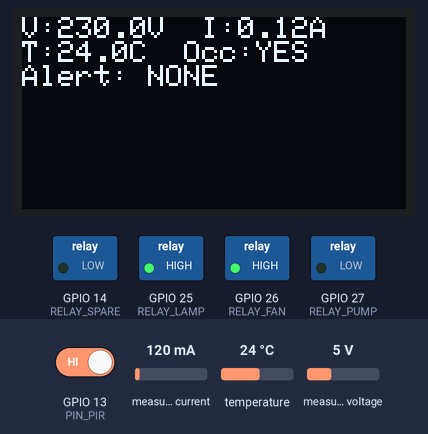
A sketch run on a simulated ESP32. On the bench: 128×64 one-colour display, switched loads named in the sketch (green lamp = pin HIGH). Inputs (shaded band) come from the test bench; at power-on: GPIO 13 (PIN_PIR) HIGH, measured current 120 mA, temperature 24 °C, measured voltage 5 V. WiFi joins after 1.5 s; servers stay silent unless stated; what the sketch prints to the serial monitor is not drawn.

Above: at 3.9 s.
4.0 s: GPIO 13 (PIN_PIR) driven LOW
At 6.5 s:
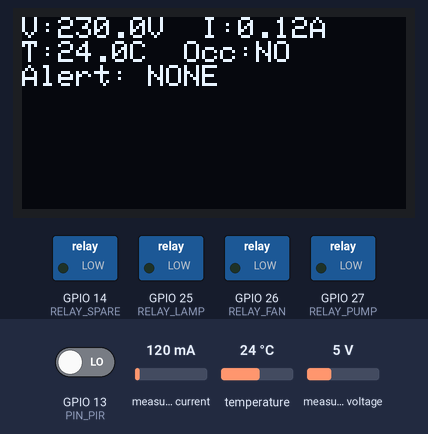
6.8 s: measured current set to 500 mA
At 9.9 s:
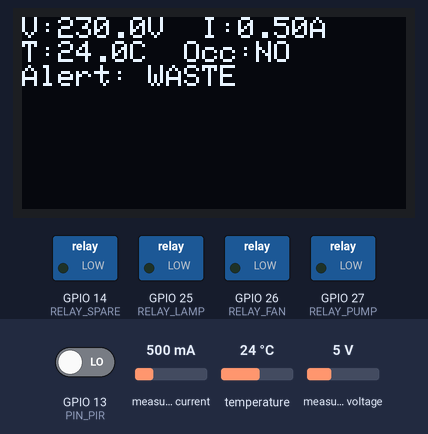
10.8 s: GPIO 13 (PIN_PIR) driven HIGH
At 12.1 s:
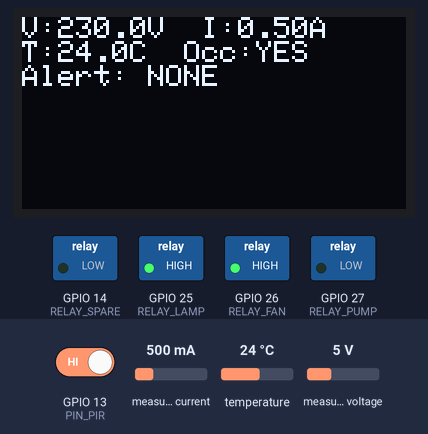
13.4 s: temperature set to 12 °C
At 16.5 s:
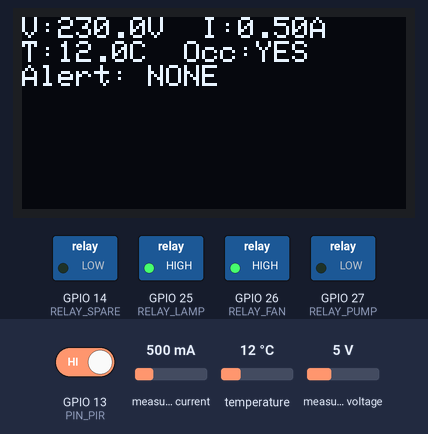
16.8 s: measured voltage set to 0.3 V
At 19.7 s:
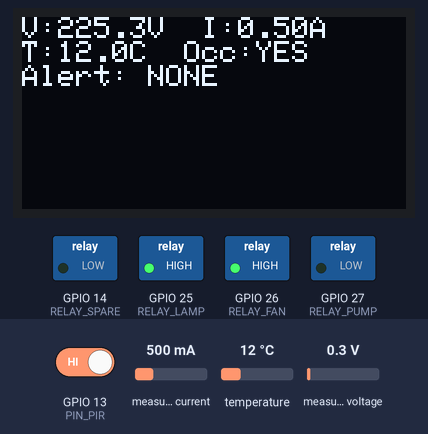
20.7 s: measured current set to 40 mA
At 24.1 s:
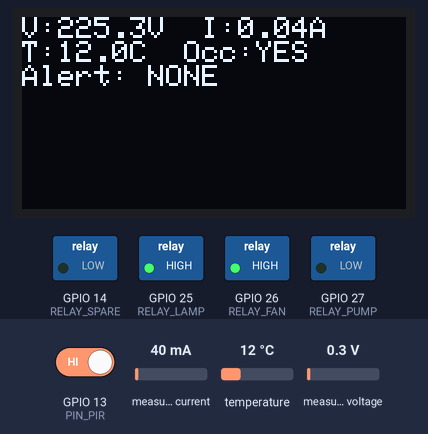
Timing chart, 0 to 25.6 s (numbered marks = the images above; inputs shaded):
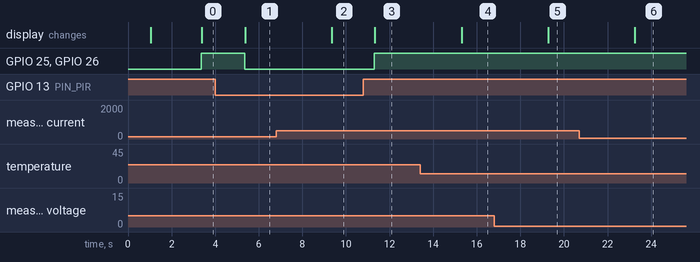

The sketch:

sketch_sep25abcd_copy_20260925213131.ino
```cpp
// Full Firmware: Occupancy-Aware IoT Energy Monitoring System
// Integrates: ACS712 (current), ZMPT101B (voltage), DS18B20 (temperature),
// PIR (occupancy), 4-channel relay, SSD1306 OLED, Wi-Fi + Firebase RTDB

#include <WiFi.h>
#include <Firebase_ESP_Client.h>
#include <OneWire.h>
#include <DallasTemperature.h>
#include <Wire.h>
#include <Adafruit_GFX.h>
#include <Adafruit_SSD1306.h>
#include <ZMPT101B.h>
#include <ACS712.h>

// ---------- Pin map (Table 3.2) ----------
#define PIN_ACS712    34
#define PIN_ZMPT101B  35
#define PIN_DS18B20   4
#define PIN_PIR       13
#define RELAY_LAMP    25
#define RELAY_FAN     26
#define RELAY_PUMP    27
#define RELAY_SPARE   14

#define AC_FREQUENCY  50.0
#define ZERO_V        1.65   // fixed calibration constant

// ---------- Wi-Fi / Firebase ----------
#define WIFI_SSID     "YOUR_WIFI_SSID"
#define WIFI_PASSWORD "YOUR_WIFI_PASSWORD"
#define API_KEY       "YOUR_FIREBASE_API_KEY"
#define DATABASE_URL  "https://esp32-energy-monitor-9d94d-default-rtdb.asia-southeast1.firebasedatabase.app"

FirebaseData fbdo;
FirebaseAuth auth;
FirebaseConfig config;

// ---------- Sensors ----------
ZMPT101B voltageSensor(PIN_ZMPT101B, AC_FREQUENCY);
ACS712 currentSensor(PIN_ACS712, 3.3, 4095, 100);
OneWire oneWire(PIN_DS18B20);
DallasTemperature tempSensor(&oneWire);
Adafruit_SSD1306 display(128, 64, &Wire, -1);

unsigned long lastUpdate = 0;
unsigned long unoccupiedSince = 0;

void setup() {
  Serial.begin(115200);
  delay(1000);

  pinMode(PIN_PIR, INPUT);
  pinMode(RELAY_LAMP, OUTPUT);
  pinMode(RELAY_FAN, OUTPUT);
  pinMode(RELAY_PUMP, OUTPUT);
  pinMode(RELAY_SPARE, OUTPUT);

  tempSensor.begin();
  currentSensor.autoMidPoint(50, 10);

  display.begin(SSD1306_SWITCHCAPVCC, 0x3C);
  display.clearDisplay();

  Serial.println("Connecting to WiFi...");
  WiFi.begin(WIFI_SSID, WIFI_PASSWORD);
  while (WiFi.status() != WL_CONNECTED) {
    delay(500);
    Serial.print(".");
  }
  Serial.println();
  Serial.println("WiFi connected!");
  Serial.print("IP address: ");
  Serial.println(WiFi.localIP());
  Serial.print("Signal strength (RSSI): ");
  Serial.print(WiFi.RSSI());
  Serial.println(" dBm");

  config.api_key = API_KEY;
  config.database_url = DATABASE_URL;
  Serial.println("Initialising Firebase...");

  if (Firebase.signUp(&config, &auth, "", "")) {
    Serial.println("Firebase signup successful.");
  } else {
    Serial.printf("Firebase signup failed: %s\n", config.signer.signupError.message.c_str());
  }

  Firebase.begin(&config, &auth);
  Firebase.reconnectWiFi(true);
}

void loop() {
  // --- Sample sensors ---
  float voltage = voltageSensor.getRmsVoltage(10);
  float current_mA = currentSensor.mA_AC_sampling(50, 5);
  float current_A = current_mA / 1000.0;

  tempSensor.requestTemperatures();
  float temp = tempSensor.getTempCByIndex(0);

  bool occupied = digitalRead(PIN_PIR) == HIGH;

  // --- Decision logic (priority: WASTE first, then MAINTENANCE) ---
  String alert = "NONE";

  if (!occupied && current_A > 0.15) {
    alert = "WASTE";
    if (unoccupiedSince == 0) unoccupiedSince = millis();
  } else if (temp > 45.0 && current_A > 0.15) {
    alert = "MAINTENANCE";
    unoccupiedSince = 0;
  } else if (voltage < 200.0 || voltage > 240.0) {
    alert = "SUPPLY_FAULT";
    unoccupiedSince = 0;
  } else {
    unoccupiedSince = 0;
  }

  // --- Relay control based on occupancy ---
  digitalWrite(RELAY_LAMP, occupied ? HIGH : LOW);
  digitalWrite(RELAY_FAN, occupied ? HIGH : LOW);

  // --- OLED update ---
  display.clearDisplay();
  display.setCursor(0, 0);
  display.setTextSize(1);
  display.setTextColor(SSD1306_WHITE);
  display.printf("V:%.1fV  I:%.2fA\n", voltage, current_A);
  display.printf("T:%.1fC  Occ:%s\n", temp, occupied ? "YES" : "NO");
  display.printf("Alert: %s\n", alert.c_str());
  display.display();

  // --- Serial output ---
  Serial.println("--------------------------------");
  Serial.printf("Current: %.2fA\n", current_A);
  Serial.printf("Voltage: %.1fV\n", voltage);
  Serial.printf("Temp: %.1fC\n", temp);
  Serial.printf("Occupied: %s\n", occupied ? "YES" : "NO");
  Serial.printf("Alert: %s\n", alert.c_str());
  Serial.printf("RSSI: %d dBm\n", WiFi.RSSI());

  // --- Firebase update ---
  if (Firebase.ready()) {
    FirebaseJson json;
    json.set("current", current_A);
    json.set("voltage", voltage);
    json.set("temp", temp);
    json.set("occupied", occupied);
    json.set("alert", alert);
    json.set("updatedAt", millis());

    if (Firebase.RTDB.setJSON(&fbdo, "/readings", &json)) {
      Serial.println("Firebase update successful.");
    } else {
      Serial.println("Firebase update failed: " + fbdo.errorReason());
    }
  }

  delay(1000);
}
```

Measured:
- after the input at 4.0 s, GPIO 25 (RELAY_LAMP), GPIO 26 (RELAY_FAN): HIGH → LOW after 1.3 s; the display: changes after 1.4 s (image 1)
- after the input at 6.8 s, the display: changes after 2.5 s (image 2)
- after the input at 10.8 s, GPIO 25 (RELAY_LAMP), GPIO 26 (RELAY_FAN): LOW → HIGH after 0.50 s; the display: changes after 0.53 s (image 3)
- after the input at 13.4 s, the display: changes after 1.9 s (image 4)
- after the input at 16.8 s, the display: changes after 2.5 s (image 5)
- after the input at 20.7 s, the display: changes after 2.5 s (image 6)
